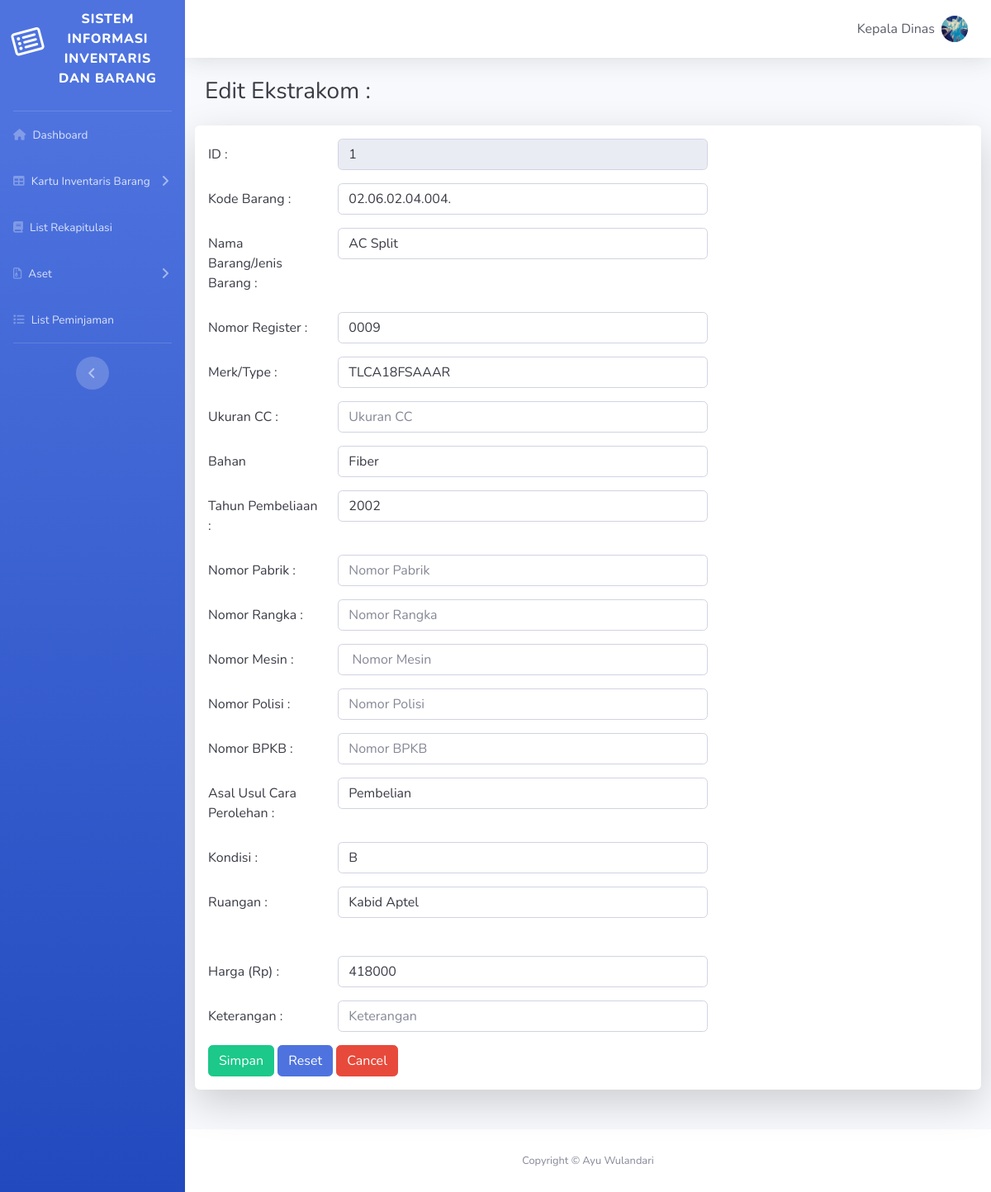
/view/ubah_ekstrakom.php?id_ekstrakom=1 (signed in), run on the app's committed database.
### tables this page shows
CREATE TABLE `user` (
  `id_user` int(150) NOT NULL,
  `username` varchar(150) NOT NULL,
  `fullname` varchar(150) NOT NULL,
  `password` varchar(100) NOT NULL,
  `nip` varchar(255) NOT NULL,
  `jabatan` varchar(255) NOT NULL,
  `level` varchar(40) NOT NULL,
  `foto` varchar(100) DEFAULT NULL
);

CREATE TABLE `ekstrakom` (
  `id_ekstrakom` int(150) NOT NULL,
  `kode_barang` varchar(150) NOT NULL,
  `nama_barang` varchar(200) NOT NULL,
  `nomor_register` varchar(100) NOT NULL,
  `merk` varchar(40) NOT NULL,
  `ukuran` varchar(40) NOT NULL,
  `bahan` varchar(50) NOT NULL,
  `tahun_pembelian` varchar(30) NOT NULL,
  `pabrik` varchar(40) NOT NULL,
  `rangka` varchar(30) NOT NULL,
  `mesin` varchar(30) NOT NULL,
  `polisi` varchar(30) NOT NULL,
  `bpkb` varchar(30) NOT NULL,
  `asal_usul` varchar(50) NOT NULL,
  `kondisi` varchar(50) NOT NULL,
  `ruangan` varchar(70) NOT NULL,
  `harga` int(21) NOT NULL,
  `keterangan` varchar(50) NOT NULL
);

### view/ubah_ekstrakom.php (the view, shortened to what the rows shown need)
<?php
include '../config.php';
?>
<!DOCTYPE html>
<html lang="en">
<head>
  <link href="vendor/fontawesome-free/css/all.min.css" rel="stylesheet" type="text/css">
  <link href="css/sb-admin-2.min.css" rel="stylesheet">
</head>
<body id="page-top">
  <div id="wrapper">
    <div id="content-wrapper" class="d-flex flex-column">
      <div id="content">
        <nav class="navbar navbar-expand navbar-light bg-white topbar mb-4 static-top shadow">
          <ul class="navbar-nav ml-auto">
            <li class="nav-item dropdown no-arrow">
              <a class="nav-link dropdown-toggle" href="#" id="userDropdown" role="button" data-toggle="dropdown" aria-haspopup="true" aria-expanded="false">
                <span class="mr-2 d-none d-lg-inline text-gray-800 medium"><?php echo $user->tampil_user("fullname", $_SESSION['iduser']) ;?></span>
                <img class="img-profile rounded-circle" src="./img/gambar/<?php echo $user->tampil_user("foto", $_SESSION['iduser']) ;?>" width="300" height="200">
              </a>
            </li>
          </ul>
        </nav>
        <div class="container-fluid">
          <h1 class="h3 mb-4 text-gray-900">Edit Ekstrakom :</h1>
          <div class="row">
          <div class="shadow-lg p-3 mb-5 col-sm-12 bg-white rounded">
          <form action="../modal/m.ubahEkstrakom.php" method="POST" data-parsley-validate class="form-horizontal form-label  text-gray-900">
            <div class="form-group row">
                <div class="col-sm-10 col-md-6">
                  <input type="text" class="form-control text-gray-900" id="colFormLabel" name="kode_barang" value="<?php echo $ekstrakom->cetak_ekstrakom('kode_barang',$_GET['id_ekstrakom']); ?>" placeholder="Kode Barang" required>
                </div>
              </div>
              <div class="form-group row">
                <div class="col-sm-10 col-md-6">
                  <input type="text" class="form-control text-gray-900" id="colFormLabel" name="nama_barang" value="<?php echo $ekstrakom->cetak_ekstrakom('nama_barang',$_GET['id_ekstrakom']); ?>" placeholder="Nama Barang/Jenis Barang" required>
                </div>
              </div>
              <div class="form-group row">
                <div class="col-sm-10 col-md-6">
                  <input type="text" class="form-control text-gray-900" id="colFormLabel" name="nomor_register" value="<?php echo $ekstrakom->cetak_ekstrakom('nomor_register',$_GET['id_ekstrakom']); ?>" placeholder="Nomor Register" required>
                </div>
              </div>
              <div class="form-group row">
                <div class="col-sm-10 col-md-6">
                  <input type="text" class="form-control text-gray-900" id="colFormLabel" name="merk" value="<?php echo $ekstrakom->cetak_ekstrakom('merk',$_GET['id_ekstrakom']); ?>" placeholder="Merk/Type" required>
                </div>
              </div>
              <div class="form-group row">
                <div class="col-sm-10 col-md-6">
                  <input type="text" class="form-control text-gray-900" id="colFormLabel" name="bahan" value="<?php echo $ekstrakom->cetak_ekstrakom('bahan',$_GET['id_ekstrakom']); ?>" placeholder="Bahan" required>
                </div>
              </div>
              <div class="form-group row">
                <div class="col-sm-10 col-md-6">
                  <input type="text" class="form-control text-gray-900" id="colFormLabel" name="tahun_pembelian" value="<?php echo $ekstrakom->cetak_ekstrakom('tahun_pembelian',$_GET['id_ekstrakom']); ?>" placeholder="Tahun Pembeliaan" required>
                </div>
              </div>
              <div class="form-group row">
                <div class="col-sm-10 col-md-6">
                  <input type="text" class="form-control text-gray-900" id="colFormLabel" name="asal_usul" value="<?php echo $ekstrakom->cetak_ekstrakom('asal_usul',$_GET['id_ekstrakom']); ?>" placeholder="Asal Usul Cara Perolehan" required>
                </div>
              </div>
              <div class="form-group row">
                <div class="col-sm-10 col-md-6">
                  <input type="text" class="form-control text-gray-900" id="colFormLabel" name="kondisi" value="<?php echo $ekstrakom->cetak_ekstrakom('kondisi',$_GET['id_ekstrakom']); ?>" placeholder="Kondisi" required>
                </div>
              </div>
              <div class="form-group row">
                <div class="col-sm-10 col-md-6">
                  <input type="text" class="form-control text-gray-900" id="colFormLabel" name="ruangan" value="<?php echo $ekstrakom->cetak_ekstrakom('ruangan',$_GET['id_ekstrakom']); ?>" placeholder="Ruangan" required>
                </div>
              </div>
              <div class="form-group row">
                <div class="col-sm-10 col-md-6">
                  <input type="number" class="form-control text-gray-900" id="duit" name="harga" value="<?php echo $ekstrakom->cetak_ekstrakom('harga',$_GET['id_ekstrakom']); ?>" placeholder="Harga (Rp)" required>
                </div>
              </div>
            </form>
      </div>
    </div>
    </div>
    </div>
  </div>
</body>
</html>

### data on the page
user: fullname "Kepala Dinas", foto (picture)
ekstrakom: kode_barang "02.06.02.04.004.", nama_barang "AC Split", nomor_register "0009", merk "TLCA18FSAAAR", bahan "Fiber", tahun_pembelian "2002", asal_usul "Pembelian", kondisi "B", ruangan "Kabid Aptel", harga "418000"
